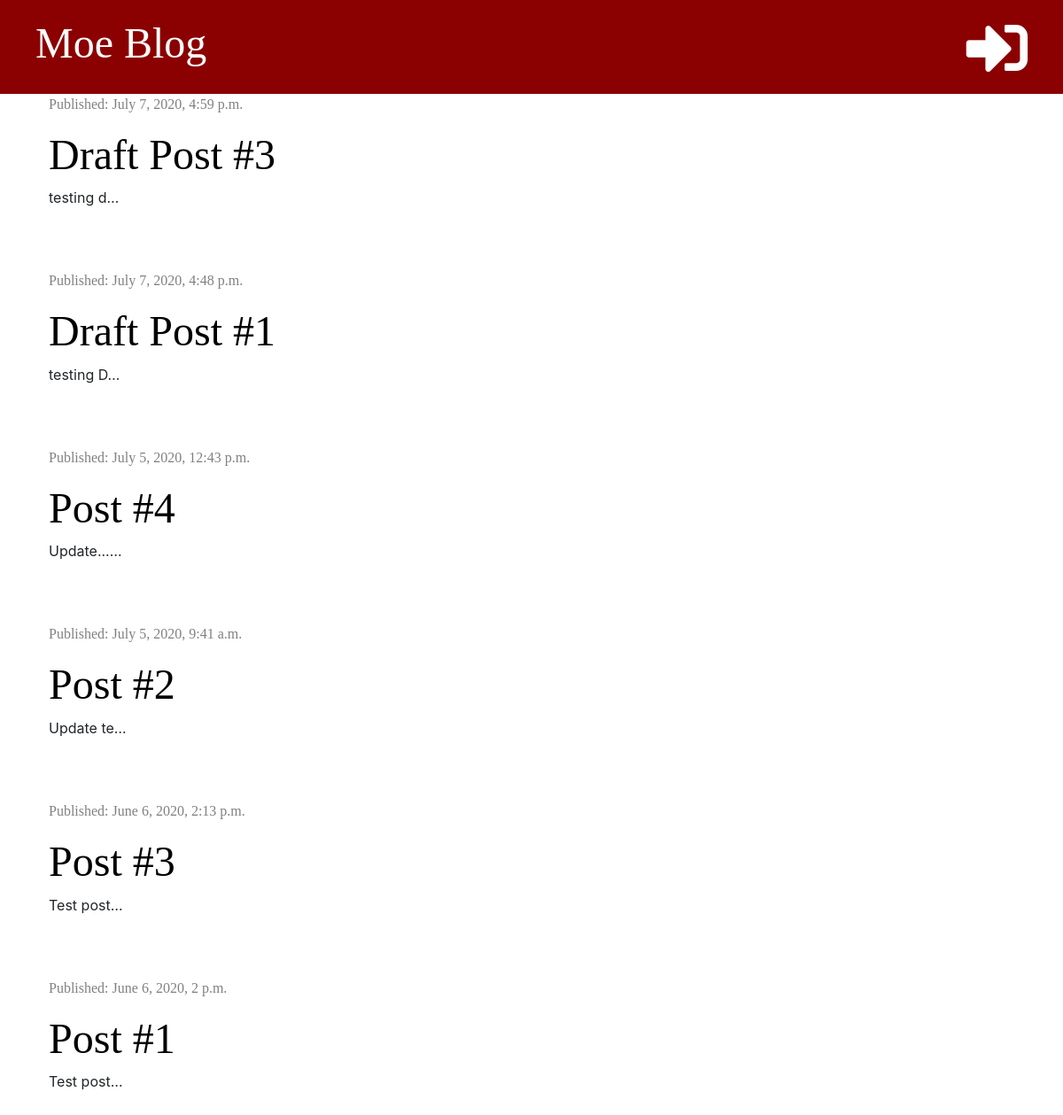
The page / on the database its author committed.
### blog/models.py (models this page shows, shortened)
class Post(models.Model):
    author = models.ForeignKey('auth.User', on_delete=models.CASCADE)
    title = models.CharField(max_length=200)
    text = models.TextField()
    created_date = models.DateTimeField(default=timezone.now)
    published_date = models.DateTimeField(blank=True, null=True)

### blog/views.py (the view)
# urls.py: path('', views.post_list, name='post_list'),
def post_list(request):
    posts = Post.objects.filter(published_date__lte=timezone.now()).order_by('-published_date')
    stuff_for_frontend = {'posts': posts}
    return render(request, 'blog/post_list.html',stuff_for_frontend)

### blog/templates/blog/post_list.html (shortened to what this page needs)
{% extends 'blog/base.html' %}
{% block content %}
    {% for post in posts %}
    <div class="post">
        <div class="date">
            <p>Published: {{ post.published_date }}</p>
        </div>
        <h1><a href="{% url 'post_detail' pk=post.pk %}">{{ post.title }}</a> </h1>
        <p>{{ post.text|truncatechars:10|linebreaksbr }}</p>
    </div>
    {% endfor %}
{% endblock %}

### blog/static/css/blog.css (style rules this page uses)
h1, h2, h3, h4 { font-family: 'Tangerine' , 'Inconsolata' , 'Droid Sans' , serif; font-size: 48px; }
.date, date p { color: #808080; font-family: 'Tangerine' , 'Inconsolata' , 'Droid Sans' , serif; }
.post { margin-bottom: 70px; }
.post h1 a { color: #000000; }

### rows shown on the page
Post: published_date "July 7, 2020, 4:59 p.m.", title "Draft Post #3", text "testing d…"
Post: published_date "July 7, 2020, 4:48 p.m.", title "Draft Post #1", text "testing D…"
Post: published_date "July 5, 2020, 12:43 p.m.", title "Post #4", text "Update...…"
Post: published_date "July 5, 2020, 9:41 a.m.", title "Post #2", text "Update te…"
Post: published_date "June 6, 2020, 2:13 p.m.", title "Post #3", text "Test post…"
Post: published_date "June 6, 2020, 2 p.m.", title "Post #1", text "Test post…"
